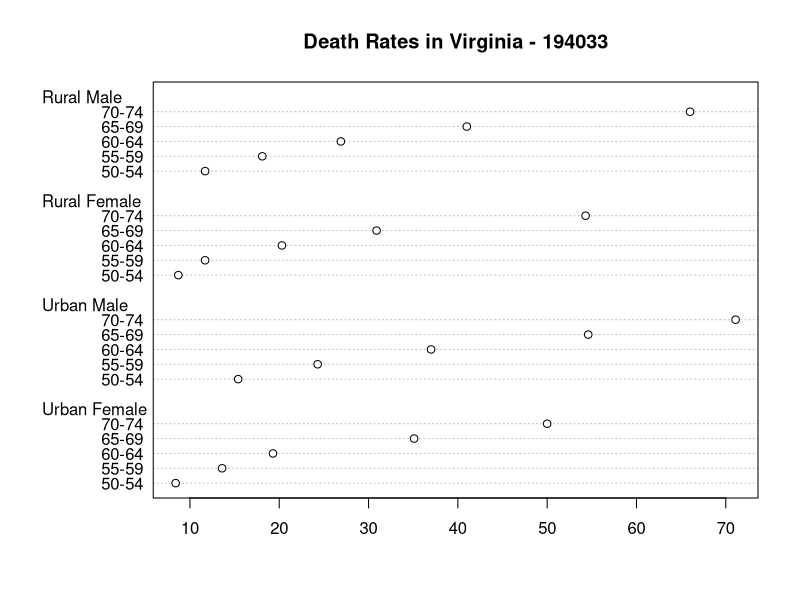

Write the R code that produced this figure.
#' ---
#' title: "R scripts can be rendered!"
#' author: "Jenny Bryan"
#' date: "April 1, 2014"
#' output: github_document
#' ---
#'
#' Here's some prose in a very special comment. Let's summarize the built-in
#' dataset `VADeaths`.
## here is a regular code comment, that will remain as such
summary(VADeaths)

#' Here's some more prose. I can use usual markdown syntax to make things
#' **bold** or *italics*. Let's use an example from the `dotchart()` help to
#' make a Cleveland dot plot from the `VADeaths` data. I even bother to name
#' this chunk, so the resulting PNG has a decent name.
#+ dotchart
dotchart(VADeaths, main = "Death Rates in Virginia - 194033")